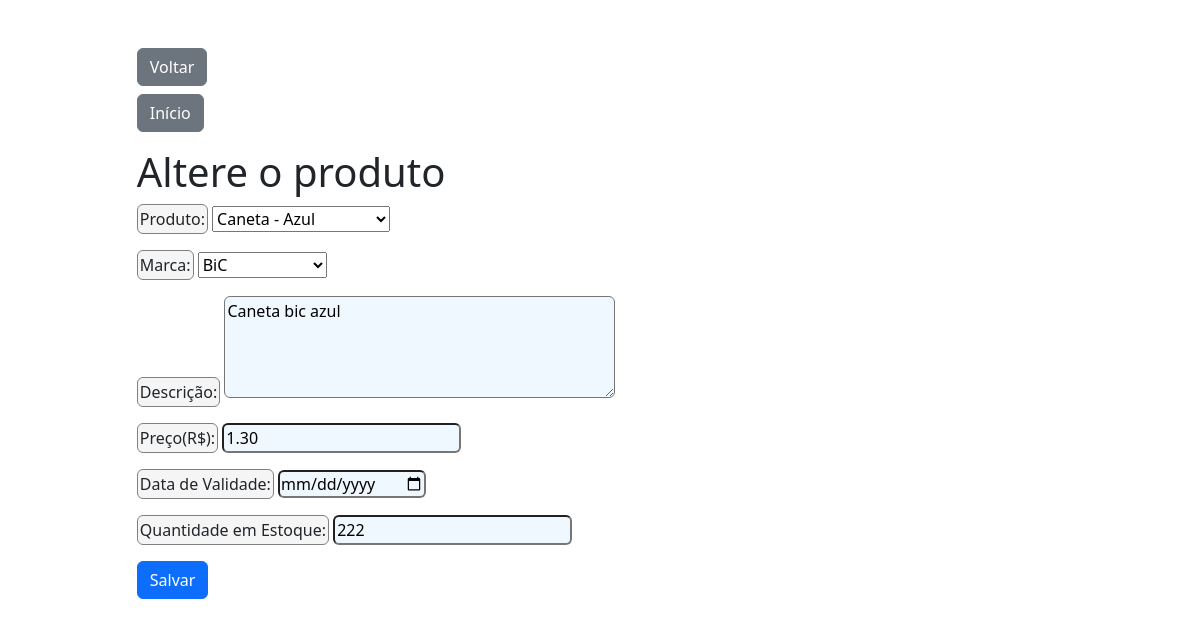
The app's page /update_product/1/ with its own data.
### app/models.py (models this page shows, shortened)
class Nome(models.Model):
    nome = models.CharField(max_length=100, unique=True)
    def __str__(self):
        return self.nome

class Marca(models.Model):
    marca = models.CharField(max_length=100, unique=True)
    def __str__(self):
        return self.marca

class Produto(models.Model):
    nome = models.ForeignKey(Nome, on_delete=models.SET_NULL, blank=True, null=True)
    marca = models.ForeignKey(Marca, on_delete=models.SET_NULL, blank=True, null=True)
    descricao = models.TextField()
    preco = models.DecimalField(max_digits=10, decimal_places=2) # Campo para o preço
    validade = models.DateField(null=True, blank=True)
    quantidade = models.IntegerField()

### app/views.py (the view)
# urls.py: path('update_product/<int:id>/', views.update_product, name='update_product'),
def update_product(request, id):
    produto = get_object_or_404(Produto, id=id)
    if request.method == 'POST':
        form = ProdutoForm(request.POST, instance=produto)  # Agora está correto!
        if form.is_valid():
            form.save()
            return redirect('select_product')
    else:
        form = ProdutoForm(instance=produto) # Use o instance para carregar os dados do model no form
    context = {
        "form": form,
        'produto': produto,
    }
    return render(request, 'update_product.html', context)

### app/forms.py
class ProdutoForm(forms.ModelForm):
    class Meta:
        model = Produto
        fields = ['nome', 'marca', 'descricao', 'preco','validade', 'quantidade']
        widgets = {
            'descricao': forms.Textarea(attrs={'rows': 4}),
            'preco': forms.NumberInput(attrs={'step': '0.01'}),
            'validade': forms.DateInput(attrs={'type': 'date'}),
            'quantidade': forms.NumberInput()
        }
        labels = {
            'nome':'Produto:',
            'descricao': 'Descrição:',
            'preco': 'Preço(R$):',
            'validade': 'Data de Validade:',
            'quantidade': 'Quantidade em Estoque:'
        }

### app/templates/update_product.html (shortened to what this page needs)
{% extends 'base.html' %}
{% block content %}
<div class="container mt-5">
    <a href="{% url 'select_product' %}" class="btn btn-secondary mb-2">Voltar</a>
    <br>
    <a href="{% url 'index' %}" class="btn btn-secondary mb-3">Início</a>
    <h1>Altere o produto</h1>
    <form method="post">
        {{ form.as_p }}
        <button type="submit" class="btn btn-primary">Salvar</button>
    </form>
</div>
{% endblock %}

### static/css/style_base.css (style rules this page uses)
.container { max-width: 90% !important; }
label { cursor: pointer; background-color: whitesmoke; border: 1px solid gray; border-radius: 6px ; padding: 2px; }
input, textarea { border-radius: 6px ; background-color: aliceblue; }

### records on screen
Nome: nome "Caneta - Azul"
Marca: marca "BiC"
Produto: descricao "Caneta bic azul", preco "1.30", quantidade "222"
